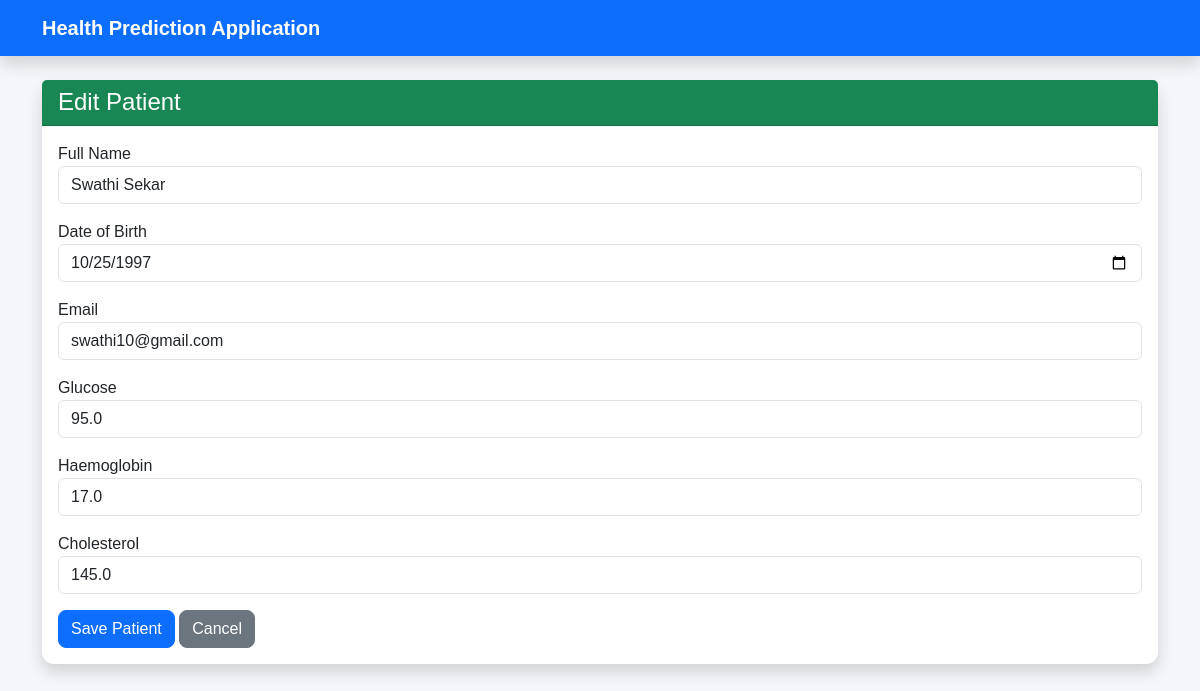
The app's page /edit/4 with its own data.
### models.py (models this page shows)
class Patient(db.Model):
    id = db.Column(db.Integer, primary_key=True)
    fullname = db.Column(db.String(100), nullable=False)
    dob = db.Column(db.Date, nullable=False)
    email = db.Column(db.String(120), nullable=False)
    glucose = db.Column(db.Float, nullable=False)
    haemoglobin = db.Column(db.Float, nullable=False)
    cholesterol = db.Column(db.Float, nullable=False)
    condition = db.Column(db.String(150))
    risk_level = db.Column(db.String(20))
    recommendation = db.Column(db.String(250))

### app.py (the view, shortened to what this page needs)
@app.route("/edit/<int:id>", methods=["GET", "POST"])
def edit_patient(id):
    patient = Patient.query.get_or_404(id)
    return render_template("edit_patient.html", patient=patient)

### templates/edit_patient.html
{% extends 'base.html' %}
{% block content %}
<div class="card shadow">
<div class="card-header bg-success text-white">
<h4>Edit Patient</h4>
</div>
<div class="card-body">
<form method="POST">
<div class="mb-3">
<label>Full Name</label>
<input type="text" name="fullname" value="{{patient.fullname}}" class="form-control" required>
</div>
<div class="mb-3">
<label>Date of Birth</label>
<input type="date" name="dob" value="{{ patient.dob }}" class="form-control" required>
</div>
<div class="mb-3">
<label>Email</label>
<input type="email" name="email" value="{{ patient.email }}" class="form-control" required>
</div>
<div class="mb-3">
<label>Glucose</label>
<input type="number" step="0.1" name="glucose" value="{{ patient.glucose }}" class="form-control" required>
</div>
<div class="mb-3">
<label>Haemoglobin</label>
<input type="number" step="0.1" name="haemoglobin" value="{{ patient.haemoglobin }}" class="form-control" required>
</div>
<div class="mb-3">
<label>Cholesterol</label>
<input type="number" step="0.1" name="cholesterol" value="{{ patient.cholesterol }}" class="form-control" required>
</div>
<button class="btn btn-primary">
Save Patient
</button>
<a href="/" class="btn btn-secondary">
Cancel
</a>
</form>
</div>
</div>
{% endblock %}

### static/css/style.css (style rules this page uses)
body { background:#f4f6f9; font-family:Arial,sans-serif; }
.card { border:none; border-radius:12px; }
.card-header { font-weight:bold; }
.btn { border-radius:8px; }
h4 { margin:0; }

### records on screen
Patient: fullname "Swathi Sekar", dob "10/25/1997", email "swathi10@gmail.com", glucose "95.0", haemoglobin "17.0", cholesterol "145.0"
